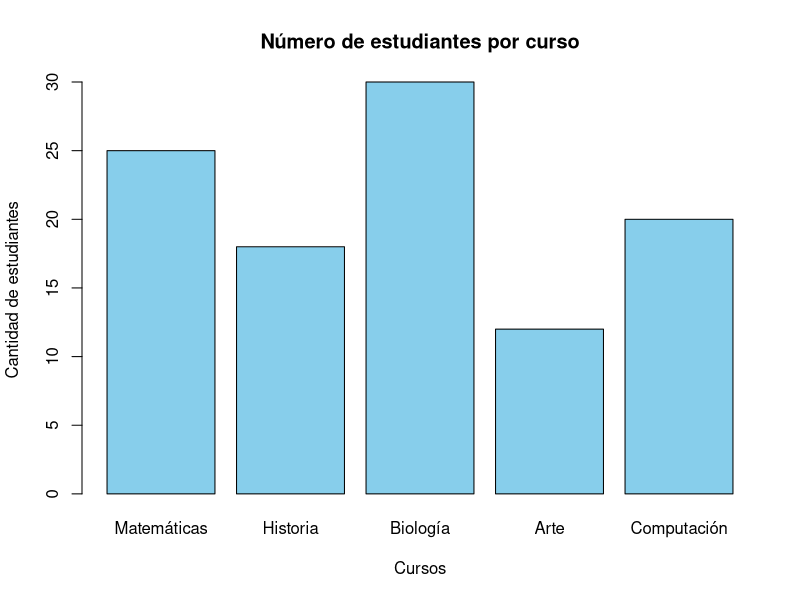
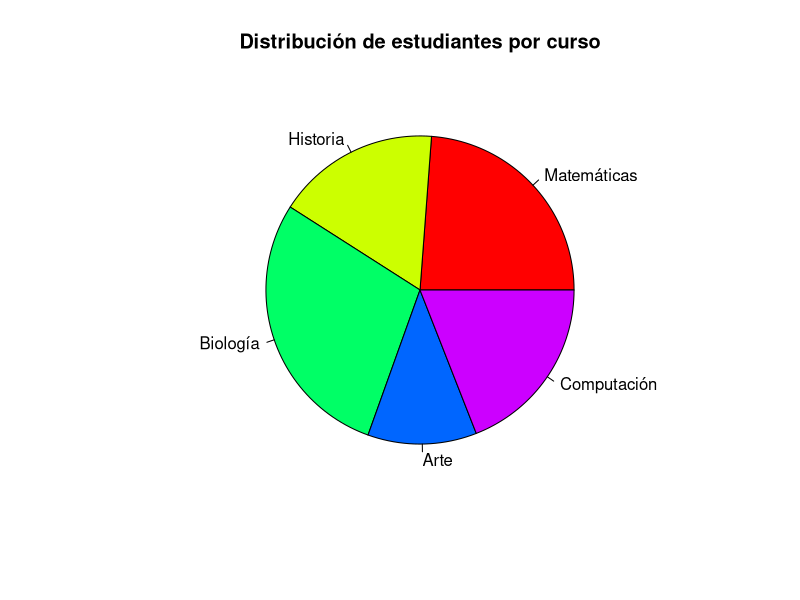
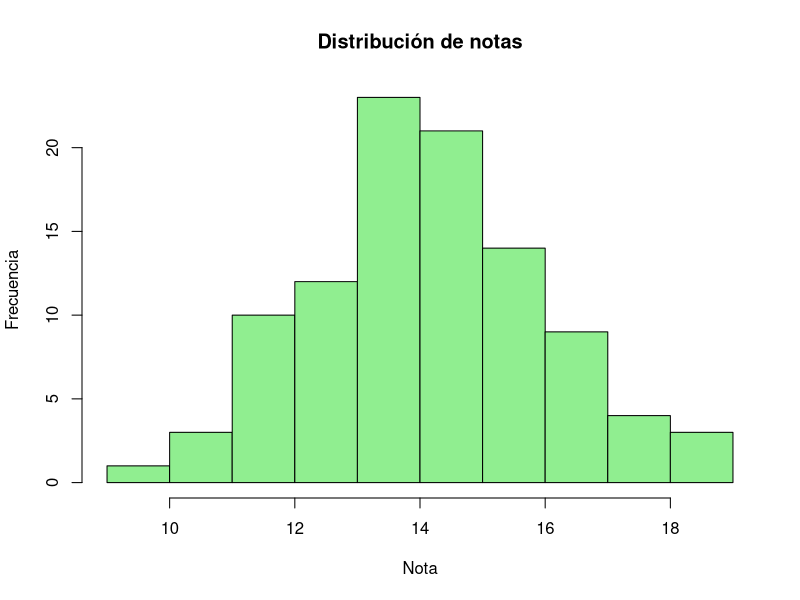
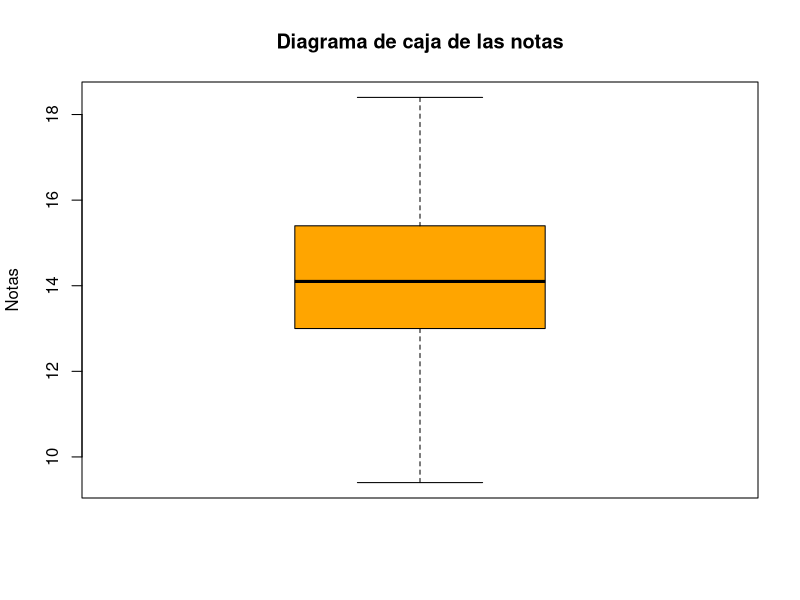
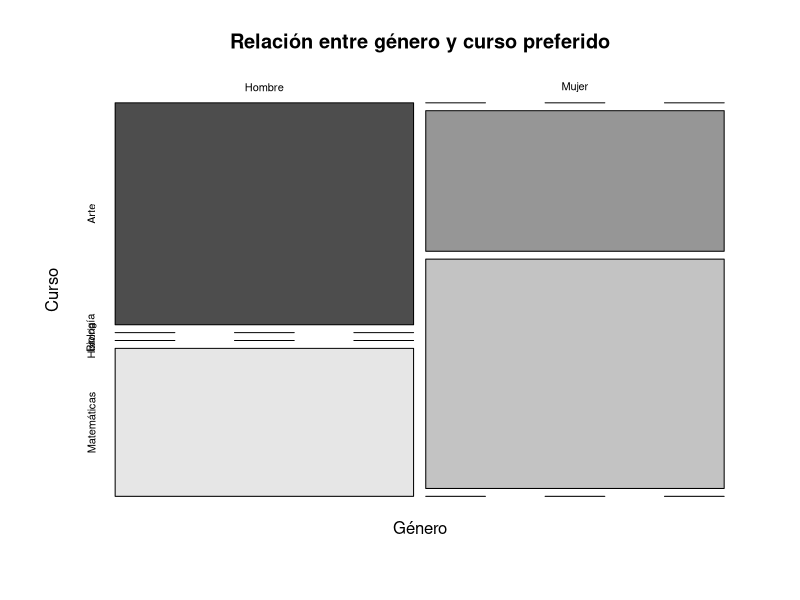
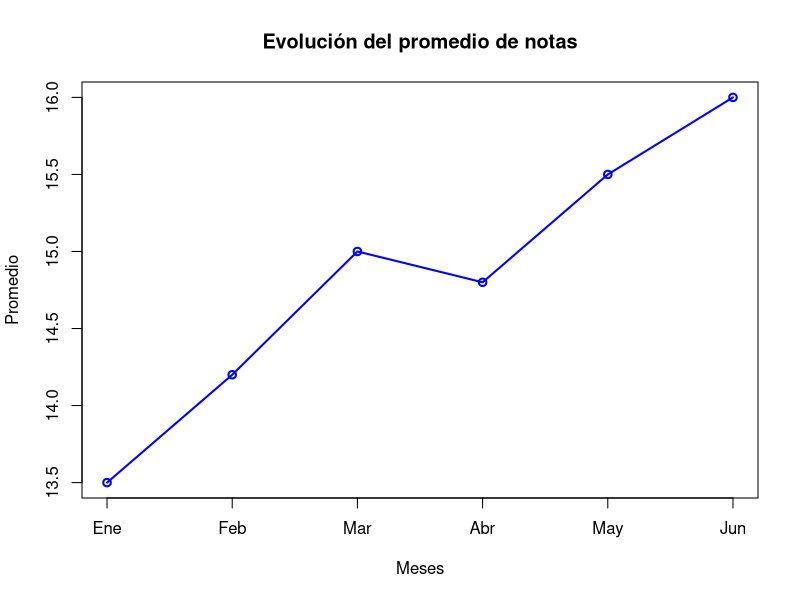

Write R code to recreate these figures, in order.
## ---- chunk 1
# Datos
cursos <- c("Matemáticas", "Historia", "Biología", "Arte", "Computación")
estudiantes <- c(25, 18, 30, 12, 20)

# Diagrama de barras
barplot(estudiantes,
        names.arg = cursos,
        col = "skyblue",
        main = "Número de estudiantes por curso",
        xlab = "Cursos", ylab = "Cantidad de estudiantes")
## ---- chunk 2
# Diagrama de sectores
pie(estudiantes,
    labels = cursos,
    col = rainbow(length(cursos)),
    main = "Distribución de estudiantes por curso")
## ---- chunk 3
# Notas de los estudiantes en un curso
set.seed(123)
notas <- round(rnorm(100, mean = 14, sd = 2), 1) # notas entre 0 y 20

# Histograma
hist(notas,
     col = "lightgreen",
     main = "Distribución de notas",
     xlab = "Nota",
     ylab = "Frecuencia",
     breaks = 10)
## ---- chunk 4
# Boxplot
boxplot(notas,
        col = "orange",
        main = "Diagrama de caja de las notas",
        ylab = "Notas")
## ---- chunk 5
# Datos categóricos: Género y preferencia de curso
genero <- c(rep("Hombre", 50), rep("Mujer", 50))
curso_preferido <- c(sample(c("Matemáticas", "Arte"), 50, replace=TRUE),
                     sample(c("Historia", "Biología"), 50, replace=TRUE))

# Tabla de contingencia
tabla <- table(genero, curso_preferido)

# Diagrama de mosaico
mosaicplot(tabla,
           color = TRUE,
           main = "Relación entre género y curso preferido",
           xlab = "Género",
           ylab = "Curso")
## ---- chunk 6
# Datos de promedio mensual
meses <- c("Ene", "Feb", "Mar", "Abr", "May", "Jun")
promedios <- c(13.5, 14.2, 15.0, 14.8, 15.5, 16.0)

# Gráfico de líneas
plot(promedios, type = "o", col = "blue", lwd = 2,
     xaxt = "n",  # Ocultar eje X para personalizar
     main = "Evolución del promedio de notas",
     xlab = "Meses", ylab = "Promedio")

axis(1, at = 1:length(meses), labels = meses)  # Etiquetas en el eje X

